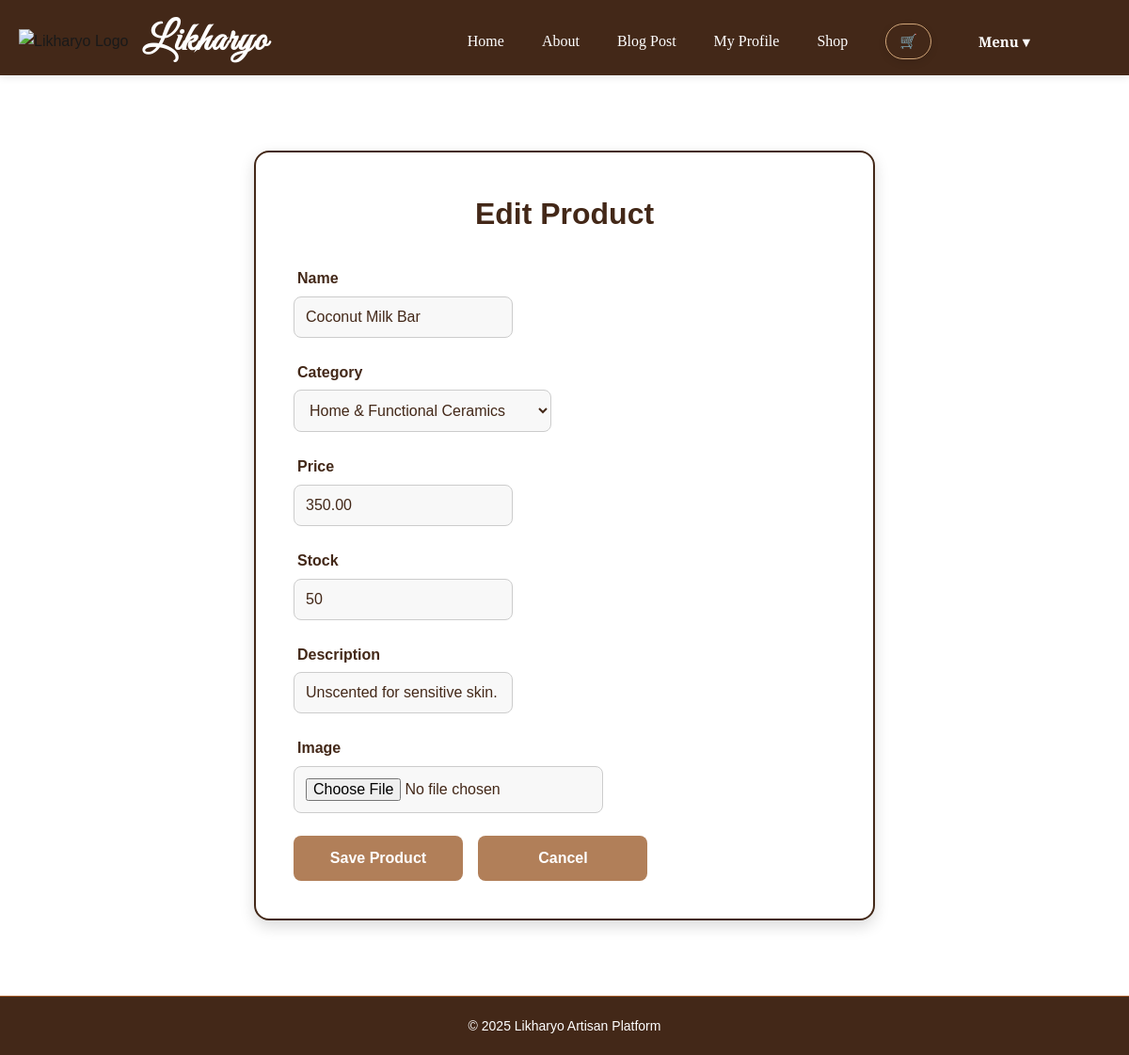
Screenshot of /edit-product/96 (signed in) with the database file from the repository.
### models.py (models this page shows, shortened)
class Item(db.Model):
    __tablename__ = 'items'
    item_id = db.Column(db.Integer, primary_key=True)
    name = db.Column(db.String(150), nullable=False)
    description = db.Column(db.Text, nullable=True)
    price = db.Column(db.Float, nullable=False)
    stock = db.Column(db.Integer)
    img_url = db.Column(db.String(250), nullable=True)
    category_id = db.Column(db.Integer, db.ForeignKey('category.id'), nullable=False)
    shop_id = db.Column(db.Integer, db.ForeignKey('shops.shop_id'), nullable=False)

### views.py (the view)
@views_bp.route('/edit-product/<int:item_id>', methods=['GET', 'POST'])
@login_required
def edit_product(item_id):
    try:
        item = Item.query.get_or_404(item_id)
        if item.shop.owner_id != current_user.user_id:
            abort(403)
        form = ItemForm()
        if form.validate_on_submit():
            item.name = form.name.data
            item.description = form.description.data
            item.price = form.price.data
            item.stock = form.stock.data
            cat_obj = get_or_create_category(form.category.data)
            item.category_id = cat_obj.id
            if form.image.data:
                item.img_url = save_picture(form.image.data)
            db.session.commit()
            flash('Product updated!', 'success')
            return redirect(url_for('views.my_shop'))
        elif request.method == 'GET':
            form.name.data = item.name
            form.description.data = item.description
            form.price.data = item.price
            form.stock.data = item.stock
            if item.category:
                form.category.data = item.category.name
        return render_template('manage_product.html', form=form, title="Edit Product")
    except Exception as e:
        db.session.rollback()  # rollback if commit fails
        current_app.logger.error(f"Error editing product {item_id}: {e}")
        flash("An error occurred while updating the product.", "danger")
        return redirect(url_for('views.my_shop'))

### forms.py
class ItemForm(FlaskForm):
    name = StringField(
        "Name",
        validators=[DataRequired(),
        ],
    )
    description = StringField(
        "Description",
        validators=[Optional(),
        ],
    )
    price = DecimalField(
        "Price",
        validators=[DataRequired(),
        ],
    )
    stock = IntegerField(
        "Stock",
        validators=[DataRequired(),
        ],
    )
    image = FileField("Image",
    validators=[Optional(), FileAllowed(['jpg', 'png', 'jpeg', 'gif'], 'Images only!'),
        ],
    )
    category = SelectField(
        "Category",
        choices=[
            ("CERAMIC", "Home & Functional Ceramics"),
            ("TEXTILE", "Sustainable Textiles & Fiber Art"),
            ("WOOD", "Leather & Wood Goods"),
            ("JEWELRY", "Personal Accessories & Jewelry"),
            ("ART", "Fine Art & Stationery"),
            ("WELLNESS", "Aromatics & Wellness"),
            ("GIFT", "Heirloom & Custom Gifts"),
        ],
        validators=[DataRequired(),
        ],
    )

### app.py (called while the page is built)
@login_manager.user_loader
def load_user(user_id):
    return User.query.get(int(user_id))

### templates/manage_product.html (shortened to what this page needs)
{% extends "base.html" %}
{% block extra_css %}
<link rel="stylesheet" href="{{ url_for('static', filename='manage_product.css') }}">
{% endblock %}
{% block content %}
<div class="container mt-5">
  <div class="card">
    <h2>{{ title }}</h2>
    <form method="POST" enctype="multipart/form-data">
      <div class="mb-3">
        {{ form.name.label(class="form-label") }}
        {{ form.name(class="form-control") }}
      </div>
      <div class="mb-3">
        {{ form.category.label(class="form-label") }}
        {{ form.category(class="form-control") }}
      </div>
      <div class="mb-3">
        {{ form.price.label(class="form-label") }}
        {{ form.price(class="form-control") }}
      </div>
      <div class="mb-3">
        {{ form.stock.label(class="form-label") }}
        {{ form.stock(class="form-control") }}
      </div>
      <div class="mb-3">
        {{ form.description.label(class="form-label") }}
        {{ form.description(class="form-control", rows=3) }}
      </div>
      <div class="mb-3">
        {{ form.image.label(class="form-label") }}
        {{ form.image(class="form-control", accept="image/*") }}
      </div>
      <div class="button-row">
        <button type="submit" class="btn btn-action">Save Product</button>
        <a href="{{ url_for('views.my_shop') }}" class="btn btn-action">Cancel</a>
      </div>
    </form>
  </div>
</div>
{% endblock %}

### static/base.css (style rules this page uses)
* { margin: 0; padding: 0; box-sizing: border-box; }
body { font-family: 'Poppins', sans-serif; background: linear-gradient(190deg, #f5ebe0); color: #1a1a1a; line-height: 1.6; display: flex; flex-direction: column; min-height: 100vh; }
.card { background: #fff; color: #1a1a1a; border-left: 5px solid #a65c2a; border-radius: 12px; padding: 24px; box-shadow: 0 4px 12px rgba(0,0,0,0.1); }

### static/manage_product.css (style rules this page uses)
.container { max-width: 700px; margin: 0 auto; padding: 40px 20px; }
.card { background-color: #ffffff; color: #432818; border-radius: 16px; padding: 40px; border: 2px solid #432818; box-shadow: 0 6px 16px rgba(0,0,0,0.15); }
.card h2 { font-size: 2rem; font-weight: 700; color: #432818; margin-bottom: 30px; text-align: center; }
.form-label { display: block; font-weight: 600; margin-bottom: 6px; color: #432818; text-align: left; padding-left: 4px; }
.form-control { background-color: #f8f8f8; border: 1px solid #ccc; color: #432818; border-radius: 8px; padding: 12px; font-size: 1rem; transition: border-color 0.3s ease, box-shadow 0.3s ease; }
.mb-3 { margin-bottom: 24px !important; }
.btn-action { display: inline-block; background-color: #B17F59; color: #fff; border: none; padding: 12px 28px; border-radius: 8px; font-weight: 600; font-size: 1rem; line-height: 1.5; text-decoration: none; text-align: center; vertical-align: middle; transition: background 0.3s ease, transform 0.2s ease, box-shadow 0.2s ease; min-width: 180px; margin-right: 12px; }

### rows the page displays
Item: name "Coconut Milk Bar", category "Home & Functional Ceramics", price "350.00", stock "50", description "Unscented for sensitive skin."

### other values shown
{{ title }} "Edit Product"
